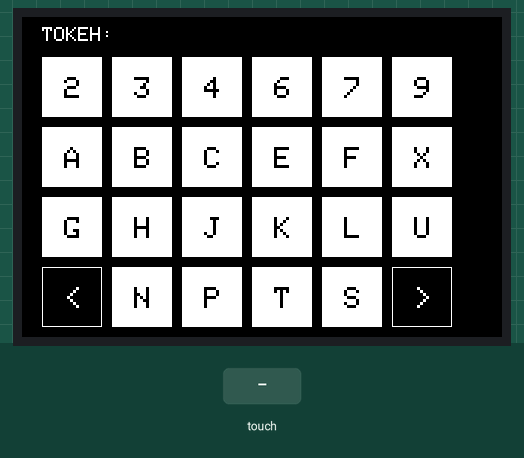
Bench run of a sketch on a simulated Arduino Uno, built with avr-gcc and run on an emulated ATmega328P. Shown: 480×320 colour display. Inputs (shaded band) come from the test bench. WiFi joins after 1.5 s; servers stay silent unless stated; uploads are accepted with an empty reply; what the sketch prints to the serial monitor is not drawn.

Above: at 5.1 s.
5.2 s: touch panel pressed at 13 % / 10 % of its raw x / y range
At 6.4 s:
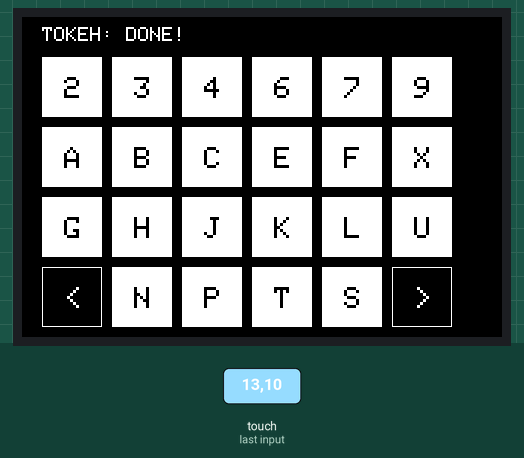
6.7 s: touch panel pressed at 38 % / 10 % of its raw x / y range
At 7.8 s:
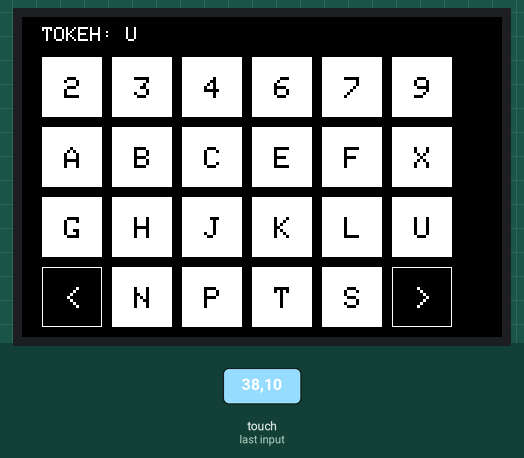
8.5 s: touch panel pressed at 62 % / 10 % of its raw x / y range
10.3 s: touch panel pressed at 87 % / 10 % of its raw x / y range
At 11.7 s:
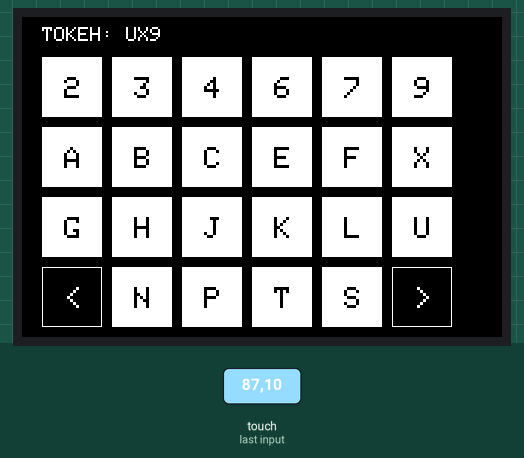
12.1 s: touch panel pressed at 13 % / 30 % of its raw x / y range
13.9 s: touch panel pressed at 38 % / 30 % of its raw x / y range
Timing chart, 0 to 16.7 s (numbered marks = the images above; inputs shaded):
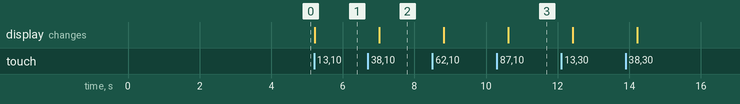

Measured:
- after the input at 5.2 s, the display: changes at once (image 1)
- after the input at 6.7 s, the display: changes after 0.32 s (image 2)
- after the input at 10.3 s, the display: changes after 0.32 s (image 3)

The sketch:

tft_keyboard_display-correct.ino.ino
```cpp
#include <MCUFRIEND_kbv.h>
#include <TouchScreen.h>
#include <Adafruit_GFX.h>
#include <SPI.h>  // libraries for ethernet
#include <Ethernet.h>
#include <ArduinoHttpClient.h>
#include <ArduinoJson.h>

byte mac[] = { 0x90, 0xA2, 0xDA, 0x10, 0xCD, 0xCE };
// D8-D0-90-5B-0A-8B
IPAddress ip(192, 168, 1, 104);  // Статична IP Arduino
IPAddress dns(192, 168, 1, 1);
IPAddress gateway(192, 168, 1, 1);
IPAddress subnet(255, 255, 255, 0);
IPAddress myDns(192, 168, 1, 1);

char server[] = "192.168.1.103";

EthernetClient ethClient;
IPAddress serverIp(192, 168, 1, 103);
HttpClient client = HttpClient(ethClient, serverIp, 8080);

unsigned long beginMicros, endMicros;
unsigned long byteCount = 0;

MCUFRIEND_kbv tft;
#define MINPRESSURE 200
#define MAXPRESSURE 1000

#define BLACK 0x0000
#define BROWN 0x7980
#define RED 0xF800
#define ORANGE 0xFBE0
#define YELLOW 0xFFE0
#define GREEN 0x065337
#define BLUE 0x001F
#define VIOLET 0xA81F
#define GREY 0x7BEF
#define WHITE 0xFFFF
#define CYAN 0x07FF
#define MAGENTA 0xF81F
#define LGREEN 0xAFE0

#define YP A3  // must be an analog pin
#define XM A2  // must be an analog pin
#define YM 9   // can be a digital pin
#define XP 8   // can be a digital pin

// Калібрування для LANDSCAPE
#define TS_LEFT 953
#define TS_RT 85
#define TS_TOP 923
#define TS_BOT 117

#define SCREEN_WIDTH 480
#define SCREEN_HEIGHT 320

TouchScreen ts = TouchScreen(XP, YP, XM, YM, 300);  // Підстав свої значення пінів!

// Кнопки
#define row_c 4
#define col_c 6

const char* keys[row_c][col_c] = {
  { "2", "3", "4", "6", "7", "9" },
  { "A", "B", "C", "E", "F", "X" },
  { "G", "H", "J", "K", "L", "U" },
  { "<", "N", "P", "T", "S", ">" }
};

int keyW = 60, keyH = 60;
int keyX = 20, keyY = 40;
int spacing = 10;

int pixel_x, pixel_y;
String input = "";

const String deviceId = "arduino-mega-001";

void drawFullKeyboard() {
  tft.fillScreen(BLACK);

  for (int row = 0; row < row_c; row++) {
    for (int col = 0; col < col_c; col++) {
      int x = keyX + col * (keyW + spacing);
      int y = keyY + row * (keyH + spacing);
      if (strcmp(keys[row][col], ">") == 0 || strcmp(keys[row][col], "<") == 0) {
        tft.fillRect(x, y, keyW, keyH, BLACK);
        tft.setTextColor(WHITE);
      } else {
        tft.fillRect(x, y, keyW, keyH, WHITE);
        tft.setTextColor(BLACK);
      }
      tft.drawRect(x, y, keyW, keyH, WHITE);
      tft.setCursor(x + 22, y + 20);
      tft.setTextSize(3);
      tft.print(keys[row][col]);
    }
  }
  updateInputField();  // також одразу малюємо поле вводу
}

void updateInputField() {
  tft.fillRect(0, 0, SCREEN_WIDTH, 30, BLACK);  // очищаємо попередній текст
  tft.setCursor(20, 10);
  tft.setTextSize(2);
  tft.setTextColor(WHITE);
  tft.print("TOKEH: " + input);
}

String getKey(int x, int y) {
  for (int row = 0; row < row_c; row++) {
    for (int col = 0; col < col_c; col++) {
      int bx = keyX + col * (keyW + spacing);
      int by = keyY + row * (keyH + spacing);
      if (x > bx && x < bx + keyW && y > by && y < by + keyH) {
        return keys[row][col];
      }
    }
  }
  return "";
}

void setup() {
  Serial.begin(9600);
  uint16_t ID = tft.readID();
  tft.begin(ID);
  tft.setRotation(1);  // LANDSCAPE
  drawFullKeyboard();

  Serial.println("Initialize Ethernet with DHCP:");
  Serial.println(Ethernet.hardwareStatus());
  if (Ethernet.begin(mac) == 0) {
    Serial.println("Failed to configure Ethernet using DHCP");
    if (Ethernet.hardwareStatus() == EthernetNoHardware) {
      Serial.println("Ethernet shield was not found.  Sorry, can't run without hardware. :(");
      while (true) {
        delay(1);
      }
    }
    if (Ethernet.linkStatus() == LinkOFF) {
      Serial.println("Ethernet cable is not connected.");
    }

    Ethernet.begin(mac, ip, dns, gateway, subnet);
    Serial.println(Ethernet.localIP());
  } else {
    Serial.print("  DHCP assigned IP ");
    Serial.println(Ethernet.localIP());
  }

  Serial.println("Ethernet configured");
  Serial.print("Connecting to ");
  Serial.println(server);
  delay(2000);
}

void loop() {
  TSPoint p = ts.getPoint();
  pinMode(XM, OUTPUT);
  pinMode(YP, OUTPUT);

  if (Ethernet.linkStatus() == LinkOFF) {
    Serial.println("❌ Ethernet кабель не підключено!");
    return;
  }

  // if (!ethClient.connect(serverIp, 8080)) {
  //   Serial.println("❌ TCP-з’єднання не вдалося!");
  //   return;
  // }
  // Serial.println("✅ TCP-з’єднання встановлено");

  if (p.z > MINPRESSURE && p.z < MAXPRESSURE) {
    pixel_x = map(p.y, TS_LEFT, TS_RT, 0, SCREEN_WIDTH);
    pixel_y = map(p.x, TS_TOP, TS_BOT, 0, SCREEN_HEIGHT);

    String key = getKey(pixel_x, pixel_y);
    if (key != "") {
      if (key == "<") {
        if (input.length() > 0)
          input.remove(input.length() - 1);
      } else if (key == ">") {
        Serial.println("PAIRING TOKEN: " + input);
        tft.fillRect(0, 0, SCREEN_WIDTH, 30, BLACK);  // очищаємо попередній текст
        tft.setCursor(20, 10);
        tft.setTextSize(2);
        tft.setTextColor(WHITE);
        tft.print("TOKEH: DONE!");

        // REQUEST START
        String contentType = "application/json";

        Serial.print("connecting to ");
        Serial.println(serverIp);
        Serial.println(ethClient.connect(serverIp, 8080));

        ethClient.connect(serverIp, 8080);

        client.beginRequest();
        client.get("/Account/is-correct-token?token=" + input + "&hardwareId=" + deviceId);
        client.sendHeader("Host", "192.168.1.103");
        client.sendHeader("User-Agent", "Arduino/1.0");
        client.sendHeader("Accept", "application/json");
        client.sendHeader("Connection", "close");
        client.endRequest();

        // if (!ethClient.connect(serverIp, 8080)) {
        //   Serial.println("❌ TCP-з’єднання не вдалося!");
        //   return;
        // }
        // Serial.println("✅ TCP-з’єднання встановлено");

        // if (!client.connected()) {
        //   Serial.println("❌ Не вдалося підключитися до сервера!");
        //   return;
        // }

        // if (client.available() == 0) {
        //   Serial.println("⚠️ Сервер нічого не відповів або запит не дійшов");
        //   return;
        // }

        int statusCode = client.responseStatusCode();
        // if (statusCode <= 0) {
        //   Serial.println("❌ No response or error");
        //   return;
        // }
        String response = client.responseBody();

        DynamicJsonDocument doc(256);
        DeserializationError error = deserializeJson(doc, response);
        if (error) {
          Serial.print("Deserialization failed: ");
          Serial.println(error.f_str());
          return;  // вихід, якщо десеріалізація не вдалася
        }
        delay(2000);
        tft.fillRect(0, 0, SCREEN_WIDTH, 30, BLACK);  // очищаємо попередній текст
        tft.setCursor(20, 10);
        tft.setTextSize(2);
        tft.setTextColor(WHITE);
        tft.print(String(doc["status"].as<String>()) + " - " + doc["message"].as<String>());

        Serial.println("-----------------------------------------------");
        Serial.print("Status code: ");
        Serial.println(statusCode);
        Serial.print("Response: ");
        Serial.println(response);
        Serial.println("-----------------------------------------------");
        // REQUEST END

        input = "";
        return;
      } else {
        if (input.length() < 7)  // Обмеження на довжину токена
          input += key;
      }
      delay(300);  // debounce
      updateInputField();
    }
  }
}
```
